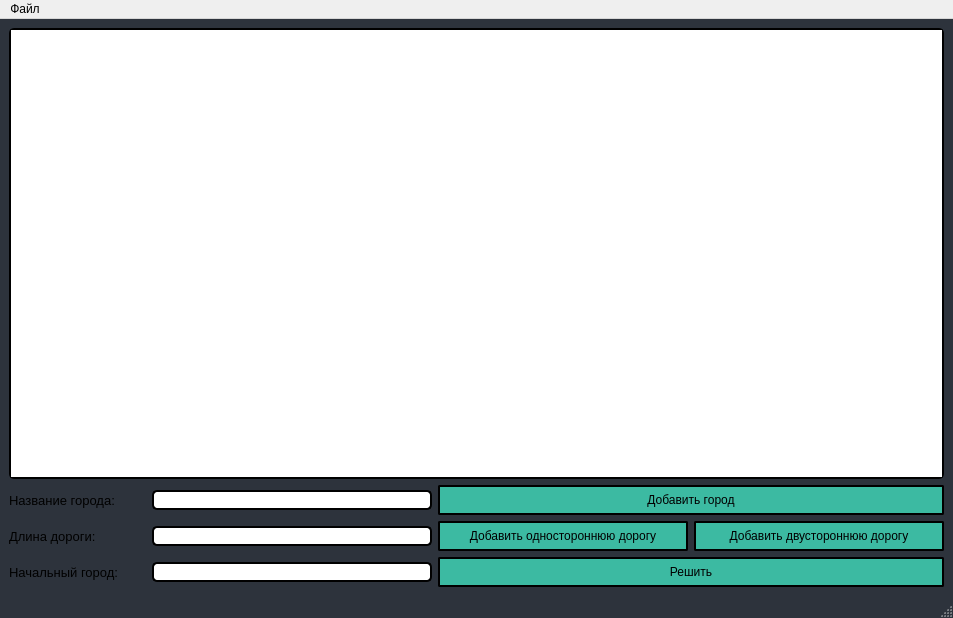
<?xml version="1.0" encoding="UTF-8"?>
<ui version="4.0">
 <class>MainWindow</class>
 <widget class="QMainWindow" name="MainWindow">
  <property name="geometry">
   <rect>
    <x>0</x>
    <y>0</y>
    <width>953</width>
    <height>618</height>
   </rect>
  </property>
  <property name="windowTitle">
   <string>TSP</string>
  </property>
  <property name="styleSheet">
   <string notr="true">QMainWindow {
background-color:#2D333C
}</string>
  </property>
  <widget class="QWidget" name="centralwidget">
   <layout class="QGridLayout" name="gridLayout">
    <item row="1" column="1" colspan="2">
     <widget class="QLineEdit" name="cityNameLine">
      <property name="styleSheet">
       <string notr="true">QLineEdit {
	border: 2px solid black;
     border-radius: 5px;
}</string>
      </property>
     </widget>
    </item>
    <item row="2" column="0">
     <widget class="QLabel" name="label_2">
      <property name="font">
       <font>
        <pointsize>10</pointsize>
       </font>
      </property>
      <property name="styleSheet">
       <string notr="true">QLable {
color: white;
}</string>
      </property>
      <property name="text">
       <string>Длина дороги:</string>
      </property>
     </widget>
    </item>
    <item row="5" column="3" colspan="2">
     <widget class="QPushButton" name="solveButton">
      <property name="minimumSize">
       <size>
        <width>0</width>
        <height>30</height>
       </size>
      </property>
      <property name="styleSheet">
       <string notr="true">QPushButton:pressed {
    background-color: qlineargradient(spread:pad, x1:0, y1:0, x2:0, y2:1,   stop:0 rgba(60, 186, 162, 255), stop:1 rgba(98, 211, 162, 255))
}
QPushButton {
     background-color: #3cbaa2; border: 2px solid black;
     border-radius: 2px;
}
</string>
      </property>
      <property name="text">
       <string>Решить</string>
      </property>
      <property name="checkable">
       <bool>false</bool>
      </property>
      <property name="autoExclusive">
       <bool>true</bool>
      </property>
      <property name="default">
       <bool>false</bool>
      </property>
      <property name="flat">
       <bool>false</bool>
      </property>
     </widget>
    </item>
    <item row="2" column="3">
     <widget class="QPushButton" name="addRoadButton1">
      <property name="minimumSize">
       <size>
        <width>250</width>
        <height>30</height>
       </size>
      </property>
      <property name="styleSheet">
       <string notr="true">QPushButton:pressed {
    background-color: qlineargradient(spread:pad, x1:0, y1:0, x2:0, y2:1,   stop:0 rgba(60, 186, 162, 255), stop:1 rgba(98, 211, 162, 255))
}
QPushButton {
     background-color: #3cbaa2; border: 2px solid black;
     border-radius: 2px;
}
</string>
      </property>
      <property name="text">
       <string>Добавить одностороннюю дорогу</string>
      </property>
     </widget>
    </item>
    <item row="2" column="1" colspan="2">
     <widget class="QLineEdit" name="roadLenghthLine1">
      <property name="styleSheet">
       <string notr="true">QLineEdit {
	border: 2px solid black;
     border-radius: 5px;
}</string>
      </property>
     </widget>
    </item>
    <item row="0" column="0" colspan="5">
     <widget class="QGraphicsView" name="graphicsView">
      <property name="font">
       <font>
        <family>Consolas</family>
       </font>
      </property>
      <property name="styleSheet">
       <string notr="true">QGraphicsView {
	border: 2px solid black;
     border-radius: 5px;
}</string>
      </property>
     </widget>
    </item>
    <item row="2" column="4">
     <widget class="QPushButton" name="addRoadButton2">
      <property name="minimumSize">
       <size>
        <width>250</width>
        <height>30</height>
       </size>
      </property>
      <property name="styleSheet">
       <string notr="true">QPushButton:pressed {
    background-color: qlineargradient(spread:pad, x1:0, y1:0, x2:0, y2:1,   stop:0 rgba(60, 186, 162, 255), stop:1 rgba(98, 211, 162, 255))
}
QPushButton {
     background-color: #3cbaa2; border: 2px solid black;
     border-radius: 2px;
}
</string>
      </property>
      <property name="text">
       <string>Добавить двустороннюю дорогу</string>
      </property>
     </widget>
    </item>
    <item row="5" column="0">
     <widget class="QLabel" name="label_3">
      <property name="font">
       <font>
        <pointsize>10</pointsize>
       </font>
      </property>
      <property name="styleSheet">
       <string notr="true">QLable {
color: white;
}</string>
      </property>
      <property name="text">
       <string>Начальный город:</string>
      </property>
     </widget>
    </item>
    <item row="1" column="3" colspan="2">
     <widget class="QPushButton" name="addCityButton">
      <property name="minimumSize">
       <size>
        <width>0</width>
        <height>30</height>
       </size>
      </property>
      <property name="styleSheet">
       <string notr="true">QPushButton:pressed {
    background-color: qlineargradient(spread:pad, x1:0, y1:0, x2:0, y2:1,   stop:0 rgba(60, 186, 162, 255), stop:1 rgba(98, 211, 162, 255))
}
QPushButton {
     background-color: #3cbaa2; border: 2px solid black;
     border-radius: 2px;
}
</string>
      </property>
      <property name="text">
       <string>Добавить город</string>
      </property>
     </widget>
    </item>
    <item row="1" column="0">
     <widget class="QLabel" name="label">
      <property name="font">
       <font>
        <pointsize>10</pointsize>
       </font>
      </property>
      <property name="styleSheet">
       <string notr="true">QLable {
color: white;
}</string>
      </property>
      <property name="text">
       <string>Название города:</string>
      </property>
     </widget>
    </item>
    <item row="5" column="1" colspan="2">
     <widget class="QLineEdit" name="startingCityLine">
      <property name="styleSheet">
       <string notr="true">QLineEdit {
	border: 2px solid black;
     border-radius: 5px;
}</string>
      </property>
     </widget>
    </item>
   </layout>
  </widget>
  <widget class="QMenuBar" name="menubar">
   <property name="geometry">
    <rect>
     <x>0</x>
     <y>0</y>
     <width>953</width>
     <height>25</height>
    </rect>
   </property>
   <widget class="QMenu" name="menu">
    <property name="title">
     <string>Файл</string>
    </property>
    <addaction name="save"/>
    <addaction name="open"/>
   </widget>
   <addaction name="menu"/>
  </widget>
  <widget class="QStatusBar" name="statusbar"/>
  <action name="save">
   <property name="checkable">
    <bool>false</bool>
   </property>
   <property name="enabled">
    <bool>true</bool>
   </property>
   <property name="text">
    <string>Сохранить</string>
   </property>
  </action>
  <action name="open">
   <property name="text">
    <string>Открыть</string>
   </property>
  </action>
 </widget>
 <resources/>
 <connections/>
</ui>
